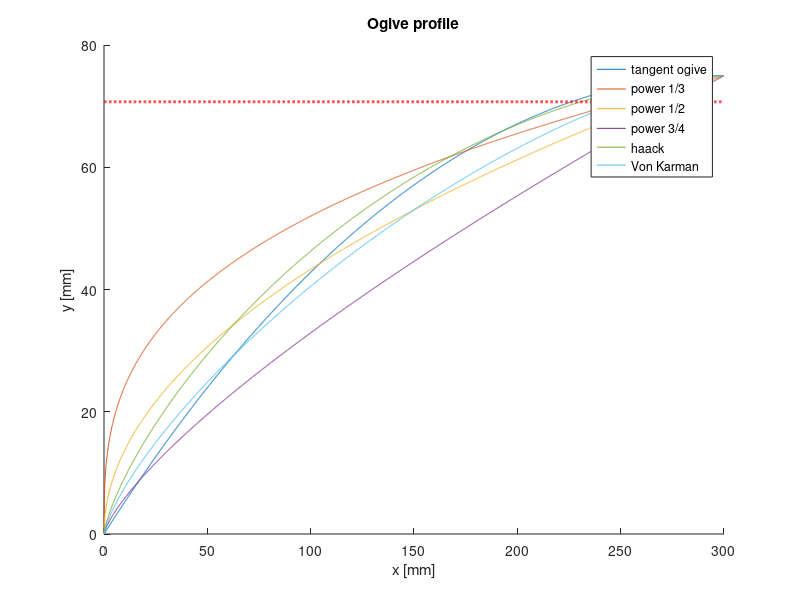

MATLAB code to generate this figure:
%%% Calcolo interferenza ogiva payload %%%

close all
clc

%% DATA

l = 300;                % length mm
r = 75;                 % radius mm 
PayloadRad = (100 * sqrt(2)) / 2;   % diagonal del payload mm  

% Tangent ogive

rho = (r^2 + l^2) / (2*r);
y_ogt = @(x)  sqrt( rho^2 - (l-x).^2 ) + r - rho ;

% % Secant ogive
% 
% rho_s = rho - rho * (20/100);
% alpha = acos( sqrt(l^2 + r^2) / (2*rho_s) ) - atan(r/l); 
% y_ogs = @(x) sqrt( rho_s^2 - (rho_s*cos(alpha) - x ).^2 ) - rho_s*sin(alpha);

% % Parabolic 
% 
% k=1;
% y_par = @(x) r * ( (2*(x./l) - k*(x./l).^2 ) / ( 2 - k) );

% Power series 

n = 1/3;
y_pow1 = @(x) r * (x./l).^n;
n = 1/2;
y_pow2 = @(x) r * (x./l).^n;
n = 3/4;
y_pow3 = @(x) r * (x./l).^n;

% haack series 

C = 1/3;
y_hak = @(x) ( r/sqrt(pi) ) * sqrt( acos( 1- ( (2*x)./l ) ) - ( sin(2*acos( 1- ( (2*x)./l ) )) ./ 2 ) + C*sin(acos( 1- ( (2*x)./l ) )).^3 );

% von Karman 

C = 0;
y_kar = @(x) ( r/sqrt(pi) ) * sqrt( acos( 1- ( (2*x)./l ) ) - ( sin(2*acos( 1- ( (2*x)./l ) )) ./ 2 ) + C*sin(acos( 1- ( (2*x)./l ) )).^3 );

%% Evaluation  

x = 0:0.1:l;

figure()
hold on 

plot(x,y_ogt(x));
% plot(x,y_ogs(x));
% plot(x,y_par(x));
plot(x,y_pow1(x));
plot(x,y_pow2(x));
plot(x,y_pow3(x));
plot(x,y_hak(x));
plot(x,y_kar(x));
plot(x,ones(1,length(x))*PayloadRad,'--r','LineWidth',2);
s = {'tangent ogive'; 'power 1/3'; 'power 1/2';'power 3/4' ;'haack'; 'Von Karman'};
legend(s); title('Ogive profile'); xlabel('x [mm]'); ylabel('y [mm]')

